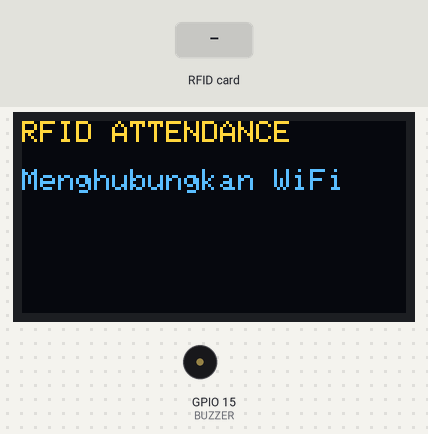
A sketch run on a simulated ESP32. Parts: 128×64 one-colour display, buzzer (waves = sounding, pin HIGH). The inputs (shaded band) are chosen by the test bench. The OLED is the two-colour kind (top 16 rows yellow); WiFi joins after 1.5 s; servers stay silent unless stated; uploads are accepted with an empty reply; what the sketch prints to the serial monitor is not drawn.

Above: at 1.1 s.
At 6.3 s:
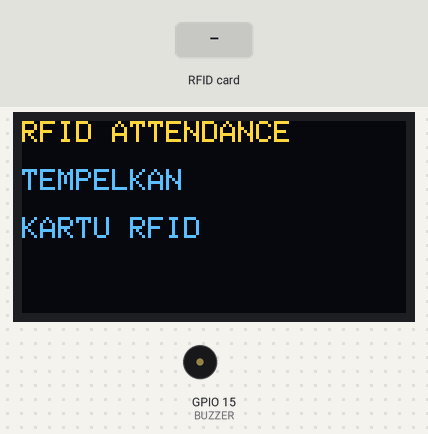
6.4 s: RFID card 5E 7A 19 C4 held to the reader
At 9.4 s:
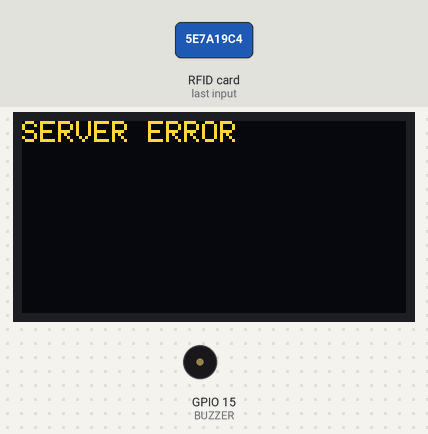
At 12.6 s:
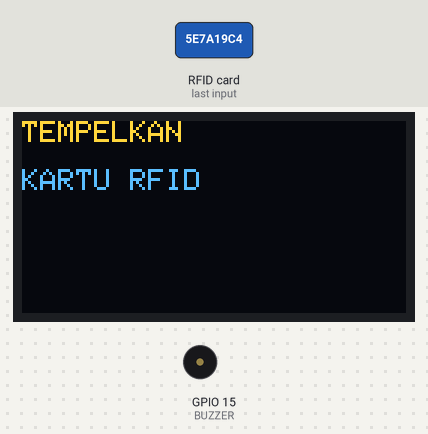
Timing chart, 0 to 14.1 s (numbered marks = the images above; inputs shaded):
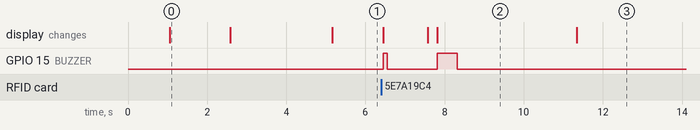

Measured:
- after the input at 6.4 s, GPIO 15 (BUZZER): LOW → HIGH after 0.05 s, → LOW 0.10 s later, → HIGH 1.3 s later, → LOW 0.50 s later; the display: first changes after 0.05 s (image 2 shows a later state)
- what the display in image 0 shows lasts 1.5 s, from 1.1 s to 2.6 s
- what the display in image 2 shows lasts 3.5 s, from 7.8 s to 11.3 s

The sketch:

project_smpit_sif.ino
```cpp
#include <SPI.h>
#include <MFRC522.h>
#include <WiFi.h>
#include <HTTPClient.h>
#include <WiFiClientSecure.h>
#include <Wire.h>
#include <Adafruit_GFX.h>
#include <Adafruit_SSD1306.h>

// ==================================================
// OLED
// ==================================================

#define SCREEN_WIDTH 128
#define SCREEN_HEIGHT 64
#define OLED_RESET -1

Adafruit_SSD1306 display(
  SCREEN_WIDTH,
  SCREEN_HEIGHT,
  &Wire,
  OLED_RESET
);

// ==================================================
// RFID RC522
// ==================================================

#define SS_PIN 5
#define RST_PIN 4

#define SCK_PIN 18
#define MISO_PIN 19
#define MOSI_PIN 23

MFRC522 mfrc522(
  SS_PIN,
  RST_PIN
);

// ==================================================
// BUZZER
// ==================================================

#define BUZZER 15

// ==================================================
// WIFI
// ==================================================

const char* WIFI_SSID = "Medjay";
const char* WIFI_PASSWORD = "devilkiller";

// ==================================================
// GOOGLE APPS SCRIPT
// ==================================================

const char* SCRIPT_URL =
"https://script.google.com/macros/s/AKfycbw5VAYZxcCi9k2rtpwnHgiynZD8JU8fqUTizF9D0tlZcpZPtaZh1KHbO9KJ1A7kk2kV/exec?uid=";


// ==================================================
// OLED DISPLAY
// ==================================================

void showMessage(
  String line1,
  String line2 = "",
  String line3 = "",
  String line4 = ""
) {

  display.clearDisplay();

  display.setTextColor(SSD1306_WHITE);
  display.setTextSize(1);

  display.setCursor(0, 0);
  display.println(line1);

  if (line2 != "") {
    display.println();
    display.println(line2);
  }

  if (line3 != "") {
    display.println();
    display.println(line3);
  }

  if (line4 != "") {
    display.println();
    display.println(line4);
  }

  display.display();
}


// ==================================================
// BUZZER BERHASIL
// ==================================================

void beepSuccess() {

  digitalWrite(BUZZER, HIGH);
  delay(100);
  digitalWrite(BUZZER, LOW);
}


// ==================================================
// BUZZER DITOLAK
// ==================================================

void beepDenied() {

  digitalWrite(BUZZER, HIGH);
  delay(500);
  digitalWrite(BUZZER, LOW);
}


// ==================================================
// BUZZER TELAT
// ==================================================

void beepDouble() {

  digitalWrite(BUZZER, HIGH);
  delay(100);
  digitalWrite(BUZZER, LOW);

  delay(100);

  digitalWrite(BUZZER, HIGH);
  delay(100);
  digitalWrite(BUZZER, LOW);
}


// ==================================================
// WIFI
// ==================================================

void connectWiFi() {

  showMessage(
    "RFID ATTENDANCE",
    "Menghubungkan WiFi"
  );

  Serial.println();
  Serial.println("Menghubungkan WiFi...");

  WiFi.begin(
    WIFI_SSID,
    WIFI_PASSWORD
  );

  int percobaan = 0;

  while (WiFi.status() != WL_CONNECTED) {

    delay(500);

    Serial.print(".");

    percobaan++;

    if (percobaan >= 40) {

      Serial.println();
      Serial.println("WiFi gagal.");

      WiFi.disconnect();

      delay(1000);

      WiFi.begin(
        WIFI_SSID,
        WIFI_PASSWORD
      );

      percobaan = 0;
    }
  }

  Serial.println();
  Serial.println("WIFI CONNECTED");

  Serial.print("IP ESP32: ");
  Serial.println(
    WiFi.localIP()
  );

  showMessage(
    "WIFI CONNECTED",
    WiFi.localIP().toString()
  );

  delay(2000);
}


// ==================================================
// SETUP
// ==================================================

void setup() {

  Serial.begin(115200);

  delay(1000);

  Serial.println();
  Serial.println("==============================");
  Serial.println(" RFID ATTENDANCE");
  Serial.println("==============================");

  // -----------------------------
  // BUZZER
  // -----------------------------

  pinMode(
    BUZZER,
    OUTPUT
  );

  digitalWrite(
    BUZZER,
    LOW
  );

  // -----------------------------
  // OLED
  // -----------------------------

  Wire.begin(
    21,
    22
  );

  if (!display.begin(
        SSD1306_SWITCHCAPVCC,
        0x3C
      )) {

    Serial.println(
      "OLED ERROR"
    );

    while (true) {
      delay(1000);
    }
  }

  Serial.println(
    "OLED OK"
  );

  // -----------------------------
  // WIFI
  // -----------------------------

  connectWiFi();

  // -----------------------------
  // SPI RFID
  // -----------------------------

  SPI.begin(
    SCK_PIN,
    MISO_PIN,
    MOSI_PIN,
    SS_PIN
  );

  // -----------------------------
  // RC522
  // -----------------------------

  mfrc522.PCD_Init();

  delay(500);

  Serial.println(
    "RC522 OK"
  );

  // -----------------------------
  // SIAP
  // -----------------------------

  showMessage(
    "RFID ATTENDANCE",
    "TEMPELKAN",
    "KARTU RFID"
  );

  Serial.println();
  Serial.println(
    "SISTEM SIAP"
  );

  Serial.println(
    "Tempelkan kartu RFID..."
  );

  Serial.println(
    "=============================="
  );
}


// ==================================================
// LOOP
// ==================================================

void loop() {

  // ==================================================
  // CEK WIFI
  // ==================================================

  if (WiFi.status() != WL_CONNECTED) {

    Serial.println(
      "WiFi terputus."
    );

    connectWiFi();
  }


  // ==================================================
  // CEK KARTU
  // ==================================================

  if (!mfrc522.PICC_IsNewCardPresent()) {
    return;
  }

  if (!mfrc522.PICC_ReadCardSerial()) {
    return;
  }


  // ==================================================
  // BACA UID
  // ==================================================

  String uid = "";

  for (
    byte i = 0;
    i < mfrc522.uid.size;
    i++
  ) {

    if (
      mfrc522.uid.uidByte[i] < 0x10
    ) {

      uid += "0";
    }

    uid += String(
      mfrc522.uid.uidByte[i],
      HEX
    );
  }

  uid.toUpperCase();


  // ==================================================
  // SERIAL
  // ==================================================

  Serial.println();
  Serial.println(
    "=============================="
  );

  Serial.print(
    "UID : "
  );

  Serial.println(uid);

  Serial.println(
    "=============================="
  );


  // ==================================================
  // OLED
  // ==================================================

  showMessage(
    "KARTU TERDETEKSI",
    uid
  );

  beepSuccess();

  delay(1000);


  // ==================================================
  // MENGIRIM DATA
  // ==================================================

  showMessage(
    "MENGIRIM DATA",
    "ABSENSI MASUK",
    uid
  );

  Serial.println(
    "Mengirim data absensi..."
  );


  // ==================================================
  // HTTPS
  // ==================================================

  WiFiClientSecure client;

  client.setInsecure();

  HTTPClient https;

  // PENTING:
  // Google Apps Script melakukan redirect.
  // ESP32 harus mengikuti redirect.

  https.setFollowRedirects(
    HTTPC_STRICT_FOLLOW_REDIRECTS
  );


  // ==================================================
  // URL
  // ==================================================

  String url =
    String(SCRIPT_URL) + uid;

  Serial.print(
    "URL : "
  );

  Serial.println(url);


  // ==================================================
  // BEGIN HTTPS
  // ==================================================

  if (!https.begin(
        client,
        url
      )) {

    Serial.println(
      "HTTPS BEGIN GAGAL"
    );

    showMessage(
      "KONEKSI GAGAL",
      "SERVER"
    );

    beepDenied();

    https.end();

    delay(3000);

    showMessage(
      "TEMPELKAN",
      "KARTU RFID"
    );

    mfrc522.PICC_HaltA();
    mfrc522.PCD_StopCrypto1();

    return;
  }


  // ==================================================
  // GET
  // ==================================================

  int httpCode =
    https.GET();

  Serial.print(
    "HTTP CODE : "
  );

  Serial.println(
    httpCode
  );


  // ==================================================
  // RESPONSE
  // ==================================================

  if (httpCode > 0) {

    String response =
      https.getString();

    response.trim();


    Serial.println();
    Serial.println(
      "RESPON GOOGLE APPS SCRIPT:"
    );

    Serial.println(
      response
    );

    Serial.println();


    // ==================================================
    // PARSING
    //
    // TEPAT|BUDI|IX A
    // TELAT|BUDI|IX A
    // SUDAH_ABSEN|BUDI|IX A
    // DENIED
    // ==================================================

    String status = "";
    String nama = "";
    String kelas = "";


    int p1 =
      response.indexOf('|');


    if (p1 >= 0) {

      // STATUS

      status =
        response.substring(
          0,
          p1
        );


      String sisa =
        response.substring(
          p1 + 1
        );


      int p2 =
        sisa.indexOf('|');


      if (p2 >= 0) {

        // NAMA

        nama =
          sisa.substring(
            0,
            p2
          );


        // KELAS

        kelas =
          sisa.substring(
            p2 + 1
          );

      }
      else {

        nama = sisa;
      }


      status.trim();
      nama.trim();
      kelas.trim();

    }
    else {

      status =
        response;

      status.trim();
    }


    // ==================================================
    // SERIAL HASIL
    // ==================================================

    Serial.print(
      "STATUS : "
    );

    Serial.println(
      status
    );

    Serial.print(
      "NAMA   : "
    );

    Serial.println(
      nama
    );

    Serial.print(
      "KELAS  : "
    );

    Serial.println(
      kelas
    );


    // ==================================================
    // TEPAT
    // ==================================================

    if (status == "TEPAT") {

      Serial.println(
        "ABSENSI BERHASIL"
      );

      showMessage(
        "ABSENSI BERHASIL",
        nama,
        kelas
      );

      beepSuccess();
    }


    // ==================================================
    // TELAT
    // ==================================================

    else if (
      status == "TELAT"
    ) {

      Serial.println(
        "ABSENSI TELAT"
      );

      Serial.println(
        "IQOB"
      );


      showMessage(
        "ABSENSI TELAT",
        nama,
        kelas
      );

      beepDouble();

      delay(2000);


      showMessage(
        "ABSENSI TELAT",
        nama,
        "IQOB"
      );
    }


    // ==================================================
    // SUDAH ABSEN
    // ==================================================

    else if (
      status == "SUDAH_ABSEN"
    ) {

      Serial.println(
        "ABSENSI DITOLAK"
      );

      Serial.println(
        "SUDAH ABSEN"
      );


      showMessage(
        "ABSENSI DITOLAK",
        nama,
        kelas
      );

      beepDenied();

      delay(2000);


      showMessage(
        "ABSENSI DITOLAK",
        "SUDAH ABSEN"
      );
    }


    // ==================================================
    // UID TIDAK ADA
    // ==================================================

    else if (
      status == "DENIED"
    ) {

      Serial.println(
        "UID TIDAK ADA"
      );


      showMessage(
        "AKSES DITOLAK",
        "UID TIDAK ADA"
      );

      beepDenied();
    }


    // ==================================================
    // SHEET ERROR
    // ==================================================

    else if (
      status == "SHEET_ERROR"
    ) {

      Serial.println(
        "SHEET ERROR"
      );


      showMessage(
        "ERROR DATABASE",
        "CEK DATABASE",
        "DAN ABSENSI"
      );

      beepDenied();
    }


    // ==================================================
    // ERROR LAIN
    // ==================================================

    else {

      Serial.println(
        "RESPON TIDAK DIKENALI"
      );


      showMessage(
        "SERVER ERROR",
        status
      );

      beepDenied();
    }
  }


  // ==================================================
  // HTTP ERROR
  // ==================================================

  else {

    Serial.print(
      "HTTP ERROR : "
    );

    Serial.println(
      httpCode
    );


    showMessage(
      "HTTP ERROR",
      String(httpCode)
    );

    beepDenied();
  }


  // ==================================================
  // TUTUP HTTPS
  // ==================================================

  https.end();


  // ==================================================
  // SELESAI
  // ==================================================

  delay(3000);


  showMessage(
    "TEMPELKAN",
    "KARTU RFID"
  );


  // ==================================================
  // HENTIKAN KARTU
  // ==================================================

  mfrc522.PICC_HaltA();

  mfrc522.PCD_StopCrypto1();

  delay(500);
}
```
